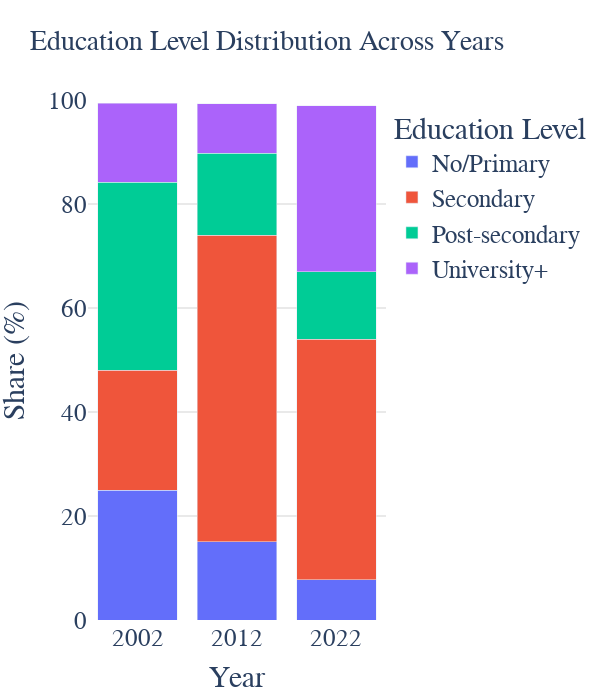

Here is the notebook cell this chart was saved with:
### Code cell
edu_dist = df_combined.groupby(['year', 'educ_4_label']).size().reset_index(name='count')
edu_dist['educ_4_label'] = edu_dist['educ_4_label'].apply(lambda x: 'Post-secondary' if x == 'Post-sec / Short tertiary' else x)
edu_total = df_combined.groupby(['year']).size().reset_index(name='total')
edu_dist = edu_dist.merge(edu_total, on=['year'])
edu_dist['percentage'] = (edu_dist['count'] / edu_dist['total']) * 100

edu_dist['year'] = edu_dist['year'].astype(str)

category_orders = {
    'educ_4_label': ['No/Primary', 'Secondary', 'Post-secondary', 'University+'],
    'year': ['2002', '2012', '2022']
}


fig_edu_pub = px.bar(
    edu_dist,
    x='year',
    y='percentage',
    color='educ_4_label',
    barmode='stack',
    category_orders=category_orders,
    title='Education Level Distribution Across Years',
    labels={
        'percentage': 'Share (%)',
        'year': 'Year',
        'educ_4_label': 'Education Level'
    },
    height=700
)

fig_edu_pub.update_layout(
    font=dict(size=25),
    title_font_size=27.5,
    plot_bgcolor='white',
    paper_bgcolor='white',
    legend_title_text='Education Level',
    width=600,
)

fig_edu_pub.update_xaxes(showgrid=False)
fig_edu_pub.update_yaxes(range=[0, 100], showgrid=True, gridwidth=1, gridcolor='lightgray')
fig_edu_pub.show()

### Figure 1 — Plotly figure (JSON) as saved in the notebook; plotly's stock layout.template omitted (floating-point values rounded to 4 significant figures)
{"data": [{"hovertemplate": "Education Level=No/Primary<br>Year=%{x}<br>Share (%)=%{y}<extra></extra>", "legendgroup": "No/Primary", "marker": {"color": "#636efa", "pattern": {"shape": ""}}, "name": "No/Primary", "orientation": "v", "showlegend": true, "textposition": "auto", "type": "bar", "x": ["2002", "2012", "2022"], "xaxis": "x", "y": [24.96, 15.08, 7.693], "yaxis": "y"}, {"hovertemplate": "Education Level=Secondary<br>Year=%{x}<br>Share (%)=%{y}<extra></extra>", "legendgroup": "Secondary", "marker": {"color": "#EF553B", "pattern": {"shape": ""}}, "name": "Secondary", "orientation": "v", "showlegend": true, "textposition": "auto", "type": "bar", "x": ["2002", "2012", "2022"], "xaxis": "x", "y": [23.07, 58.93, 46.3], "yaxis": "y"}, {"hovertemplate": "Education Level=Post-secondary<br>Year=%{x}<br>Share (%)=%{y}<extra></extra>", "legendgroup": "Post-secondary", "marker": {"color": "#00cc96", "pattern": {"shape": ""}}, "name": "Post-secondary", "orientation": "v", "showlegend": true, "textposition": "auto", "type": "bar", "x": ["2002", "2012", "2022"], "xaxis": "x", "y": [36.13, 15.73, 12.95], "yaxis": "y"}, {"hovertemplate": "Education Level=University+<br>Year=%{x}<br>Share (%)=%{y}<extra></extra>", "legendgroup": "University+", "marker": {"color": "#ab63fa", "pattern": {"shape": ""}}, "name": "University+", "orientation": "v", "showlegend": true, "textposition": "auto", "type": "bar", "x": ["2002", "2012", "2022"], "xaxis": "x", "y": [15.2, 9.572, 31.94], "yaxis": "y"}], "layout": {"barmode": "stack", "font": {"size": 25}, "height": 700, "legend": {"title": {"text": "Education Level"}, "tracegroupgap": 0}, "paper_bgcolor": "white", "plot_bgcolor": "white", "title": {"font": {"size": 27.5}, "text": "Education Level Distribution Across Years"}, "width": 600, "xaxis": {"anchor": "y", "categoryarray": ["2002", "2012", "2022"], "categoryorder": "array", "domain": [0, 1], "showgrid": false, "title": {"text": "Year"}}, "yaxis": {"anchor": "x", "domain": [0, 1], "gridcolor": "lightgray", "gridwidth": 1, "range": [0, 100], "showgrid": true, "title": {"text": "Share (%)"}}}}
